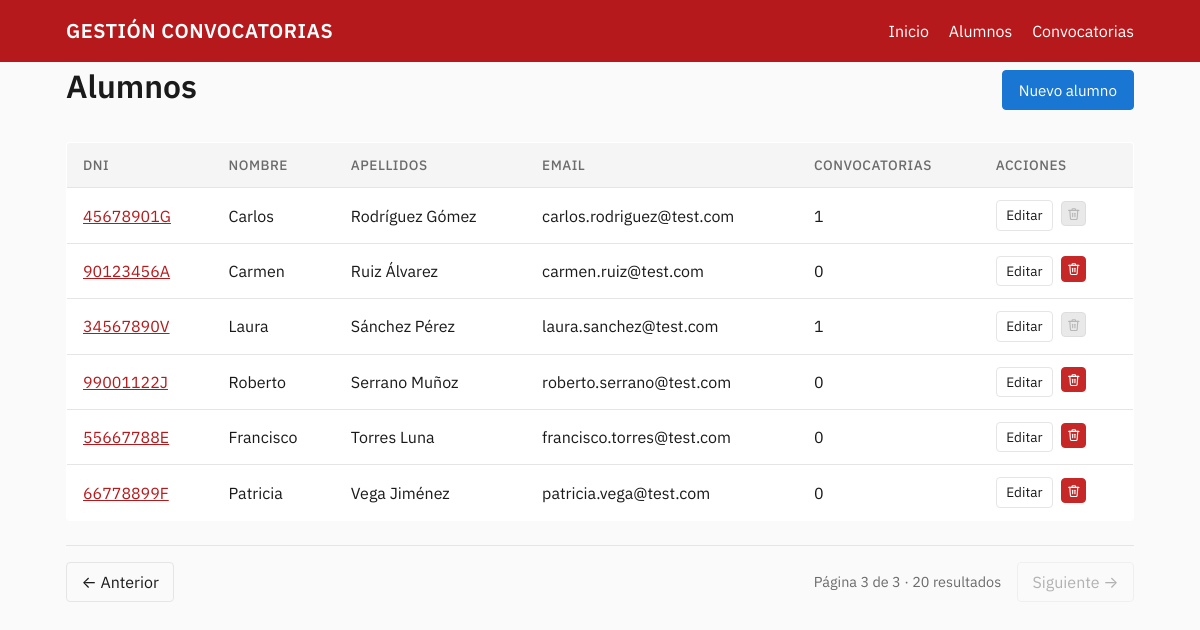
The page /alumnos?page=3 on the database its author committed.
### tables this page shows
CREATE TABLE alumnos (
    id        INT UNSIGNED AUTO_INCREMENT PRIMARY KEY,
    nombre    VARCHAR(100) NOT NULL,
    apellidos VARCHAR(150) NOT NULL,
    email     VARCHAR(255) NOT NULL UNIQUE,
    dni       CHAR(9)      NOT NULL UNIQUE,
    CONSTRAINT chk_alumnos_dni CHECK (dni REGEXP '^[0-9]{8}[A-HJ-NP-TV-Z]$')
);

### app/Core/Controller.php (called while the page is built, shortened)
<?php
abstract class Controller
{
    protected function render(string $view, array $data = []): void
    {
        extract($data, EXTR_SKIP);
        $viewPath = __DIR__ . '/../Views/' . $view . '.php';
        require $viewPath;
        require __DIR__ . '/../Views/layout.php';
    }
}

### app/Controllers/AlumnoController.php (called while the page is built, shortened)
<?php
final class AlumnoController extends Controller
{
    public function index(): void
    {
        $page   = (int) ($_GET['page'] ?? 1);
        $result = Alumno::paginateWithConvocatorias($page, 7);
        $this->render('alumnos/index', [
            'title'      => 'Alumnos',
            'alumnos'    => $result['items'],
            'pagination' => $result,
        ]);
    }
}

### public/index.php (called while the page is built, shortened)
<?php
$router = new Router();
$router->get('/', [HomeController::class, 'index']);
$router->get   ('/alumnos',                [AlumnoController::class, 'index']);
$router->get   ('/alumnos/crear',          [AlumnoController::class, 'create']);
$router->post  ('/alumnos',                [AlumnoController::class, 'store']);
$router->get   ('/alumnos/{id}/editar',    [AlumnoController::class, 'edit']);
$router->put   ('/alumnos/{id}',           [AlumnoController::class, 'update']);
$router->delete('/alumnos/{id}',           [AlumnoController::class, 'destroy']);
$router->get   ('/convocatorias',                [ConvocatoriaController::class, 'index']);
$router->get   ('/convocatorias/crear',          [ConvocatoriaController::class, 'create']);
$router->post  ('/convocatorias',                [ConvocatoriaController::class, 'store']);
$router->get   ('/convocatorias/{id}/editar',    [ConvocatoriaController::class, 'edit']);
$router->get   ('/convocatorias/{id}',           [ConvocatoriaController::class, 'show']);
$router->put   ('/convocatorias/{id}',           [ConvocatoriaController::class, 'update']);
$router->delete('/convocatorias/{id}',           [ConvocatoriaController::class, 'destroy']);
$router->post  ('/convocatorias/{id}/inscripciones', [InscripcionController::class, 'store']);
$router->delete('/inscripciones/{id}',                [InscripcionController::class, 'destroy']);
$router->dispatch($_SERVER['REQUEST_METHOD'], $_SERVER['REQUEST_URI']);

### app/Models/Alumno.php (called while the page is built, shortened)
<?php
final class Alumno
{
    public static function paginateWithConvocatorias(int $page = 1, int $perPage = 10): array
    {
        $page    = max(1, $page);
        $offset  = ($page - 1) * $perPage;
        $pdo     = Database::pdo();
        $total = (int) $pdo->query('SELECT COUNT(*) FROM alumnos')->fetchColumn();
        $stmt = $pdo->prepare(
            'SELECT * FROM alumnos
       ORDER BY apellidos, nombre
          LIMIT :limit OFFSET :offset'
        );
        $stmt->bindValue(':limit', $perPage, \PDO::PARAM_INT);
        $stmt->bindValue(':offset', $offset, \PDO::PARAM_INT);
        $stmt->execute();
        $alumnos = $stmt->fetchAll();
        return [
            'items'      => $alumnos,
            'total'      => $total,
            'page'       => $page,
            'perPage'    => $perPage,
            'totalPages' => max(1, (int) ceil($total / $perPage)),
        ];
    }
}

### app/Views/alumnos/index.php (the view, shortened to what this page needs)
<div class="page-header">
    <h1>Alumnos</h1>
    <a href="/alumnos/crear" class="btn btn-primary">Nuevo alumno</a>
</div>
<?php if (empty($alumnos)): ?>
    <div class="card"><p>No hay alumnos registrados.</p></div>
<?php else: ?>
    <table class="data-table">
        <thead>
        <tr>
            <th>DNI</th><th>Nombre</th><th>Apellidos</th><th>Email</th>
            <th>Convocatorias</th><th>Acciones</th>
        </tr>
        </thead>
        <tbody>
        <?php foreach ($alumnos as $a): ?>
            <tr>
                <td>
                    <button type="button" class="btn-link" data-alumno-trigger="<?= $a['id'] ?>"
                            title="Ver convocatorias inscritas">
                        <?= htmlspecialchars($a['dni']) ?>
                    </button>
                </td>
                <td><?= htmlspecialchars($a['nombre']) ?></td>
                <td><?= htmlspecialchars($a['apellidos']) ?></td>
                <td><?= htmlspecialchars($a['email']) ?></td>
                <td><?= count($a['convocatorias']) ?></td>
                <td class="actions">
                    <a href="/alumnos/<?= $a['id'] ?>/editar" class="btn btn-sm">Editar</a>
                    <?php $tieneInscripciones = !empty($a['convocatorias']); ?>
                    <form method="POST" action="/alumnos/<?= $a['id'] ?>" class="inline-form"
                          data-confirm="¿Eliminar a <?= htmlspecialchars($a['nombre'] . ' ' . $a['apellidos']) ?>?">
                        <button type="submit" class="btn btn-sm btn-danger btn-icon-only"
                                <?= $tieneInscripciones ? 'disabled' : '' ?>
                                title="<?= $tieneInscripciones
                                        ? 'No se puede eliminar: tiene ' . count($a['convocatorias']) . ' inscripción(es).'
                                        : 'Eliminar alumno' ?>">
                            <svg class="icon" aria-hidden="true"><use href="#icon-trash"/></svg>
                        </button>
                    </form>
                </td>
            </tr>
        <?php endforeach; ?>
        </tbody>
    </table>
    <?php include __DIR__ . '/../_pagination.php'; ?>
<?php endif; ?>

### app/Core/Router.php (shortened to what this page needs)
<?php
final class Router
{
    private array $routes = [];
    private function add(string $method, string $path, array $handler): void
    {
        $this->routes[] = ['method' => $method, 'path' => $path, 'handler' => $handler];
    }
    public function dispatch(string $method, string $uri): void
    {
        $path = parse_url($uri, PHP_URL_PATH) ?? '/';
        foreach ($this->routes as $route) {
            $pattern = '#^' . preg_replace('#\{([a-z_]+)\}#', '(?P<$1>[^/]+)', $route['path']) . '$#';
            if (preg_match($pattern, $path, $matches)) {
                $params = array_filter($matches, 'is_string', ARRAY_FILTER_USE_KEY);
                [$class, $action] = $route['handler'];
                (new $class())->$action(...array_values($params));
                return;
            }
        }
    }
}

### public/assets/css/app.css (style rules this page uses)
:root { --c-primary: #B6191B; --c-primary-dark: #8B1316; --c-bg: #FAFAFA; --c-surface: #FFFFFF; --c-text: #1A1A1A; --c-muted: #6B6B6B; --c-border: #E5E5E5; --c-success: #2E7D32; --c-danger: #C62828; --c-warning: #ED6C02; --c-action: #1976D2; --c-action-dark: #0D47A1; --font: 'IBM Plex Sans', system-ui, -apple-system, sans-serif; --radius: 4px; --gap: 1rem; }
* { box-sizing: border-box; margin: 0; padding: 0; }
body { font-family: var(--font), sans-serif; color: var(--c-text); background: var(--c-bg); line-height: 1.5; }
h1 { font-weight: 600; margin-bottom: 0.5rem; }
.page-header { display: flex; justify-content: space-between; align-items: center; margin-bottom: 1.5rem; }
.btn { display: inline-flex; align-items: center; gap: 0.4rem; padding: 0.5rem 1rem; border-radius: var(--radius); border: 1px solid var(--c-border); background: var(--c-surface); color: var(--c-text); cursor: pointer; font-family: inherit; font-size: 0.95rem; text-decoration: none; transition: background 0.15s, border-color 0.15s; }
.btn-primary { background: var(--c-action); color: #fff; border-color: var(--c-action); }
.btn-danger { background: var(--c-danger); color: #fff; border-color: var(--c-danger); }
.btn-sm { padding: 0.25rem 0.6rem; font-size: 0.85rem; }
.btn-icon-only { padding: 0.5rem; }
.btn-sm.btn-icon-only { padding: 0.3rem; }
.btn:disabled, .btn[disabled] { background: #f0f0f0; color: var(--c-muted); border-color: var(--c-border); cursor: not-allowed; opacity: 0.7; }
.btn:disabled, .btn:disabled:hover { background: #e0e0e0; color: #999; border-color: #d0d0d0; cursor: not-allowed; }
.data-table { width: 100%; background: var(--c-surface); border: 1px solid var(--c-border); border-radius: var(--radius); border-collapse: collapse; overflow: hidden; }
.data-table th, .data-table td { padding: 0.75rem 1rem; text-align: left; border-bottom: 1px solid var(--c-border); }
.data-table th { background: #f5f5f5; font-weight: 500; font-size: 0.85rem; color: var(--c-muted); text-transform: uppercase; letter-spacing: 0.5px; }
.data-table tbody tr:last-child td { border-bottom: none; }
.actions { white-space: nowrap; }
.actions .btn { margin-right: 0.25rem; }
.inline-form { display: inline; }
.btn-link { background: none; border: none; color: var(--c-primary); cursor: pointer; padding: 0; font-family: inherit; font-size: inherit; text-decoration: underline; }
.icon { width: 1em; height: 1em; flex-shrink: 0; }

### rows shown on the page
alumnos: dni "45678901G", nombre "Carlos", apellidos "Rodríguez Gómez", email "carlos.rodriguez@test.com", count($a['convocatorias']) "1"
alumnos: dni "90123456A", nombre "Carmen", apellidos "Ruiz Álvarez", email "carmen.ruiz@test.com", count($a['convocatorias']) "0"
alumnos: dni "34567890V", nombre "Laura", apellidos "Sánchez Pérez", email "laura.sanchez@test.com", count($a['convocatorias']) "1"
alumnos: dni "99001122J", nombre "Roberto", apellidos "Serrano Muñoz", email "roberto.serrano@test.com", count($a['convocatorias']) "0"
alumnos: dni "55667788E", nombre "Francisco", apellidos "Torres Luna", email "francisco.torres@test.com", count($a['convocatorias']) "0"
alumnos: dni "66778899F", nombre "Patricia", apellidos "Vega Jiménez", email "patricia.vega@test.com", count($a['convocatorias']) "0"
